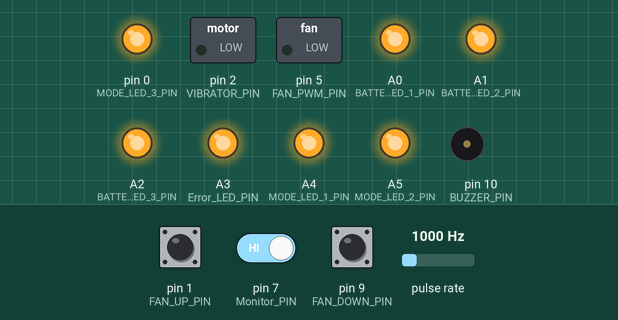
Bench run of a sketch on a simulated Arduino Nano, built with avr-gcc and run on an emulated ATmega328P. Parts: switched loads named in the sketch (green lamp = pin HIGH), output pins drawn as LEDs (lit = HIGH), buzzer (waves = sounding). Wiring (inferred from the names in the program): pulse sensor: data pin 3. The inputs (shaded band) are chosen by the test bench; at power-on: pin 1 (FAN_UP_PIN) HIGH, pin 9 (FAN_DOWN_PIN) HIGH, pin 7 (Monitor_PIN) HIGH, pulse rate 1000 Hz.

Above: at 4.4 s.
4.5 s: pin 1 (FAN_UP_PIN) pulled LOW for 0.15 s
At 4.79 s:
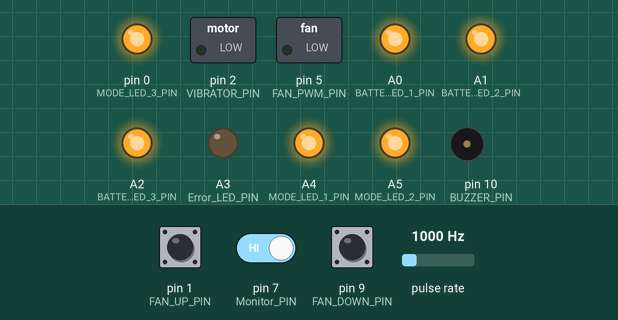
At 5.9 s:
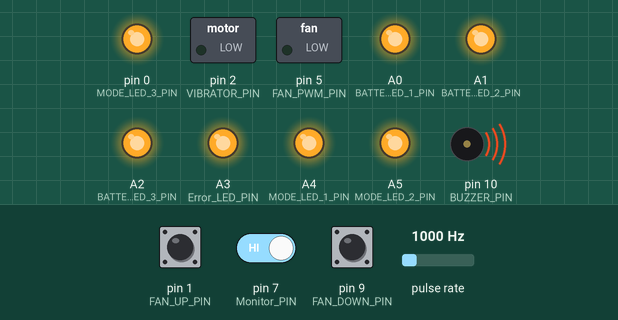
7.5 s: pin 9 (FAN_DOWN_PIN) pulled LOW for 3.2 s
12.2 s: pin 7 (Monitor_PIN) driven LOW
15.2 s: pin 9 (FAN_DOWN_PIN) pulled LOW for 0.15 s
At 16.2 s:
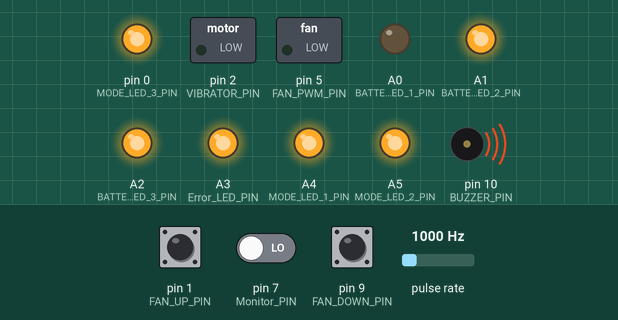
18.2 s: pin 1 (FAN_UP_PIN) pulled LOW for 3.2 s
At 23.0 s:
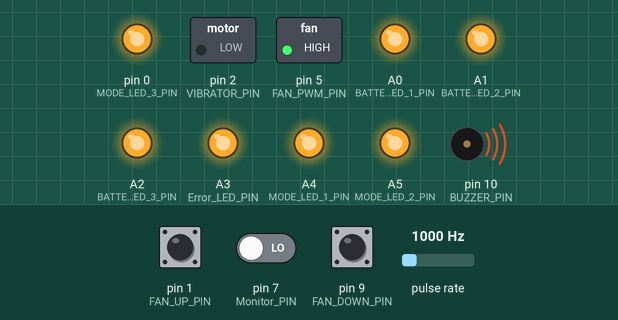
23.4 s: pulse rate (sensor on pin 3) set to 1250 Hz
Timing chart, 0 to 32.7 s (numbered marks = the images above; inputs shaded):
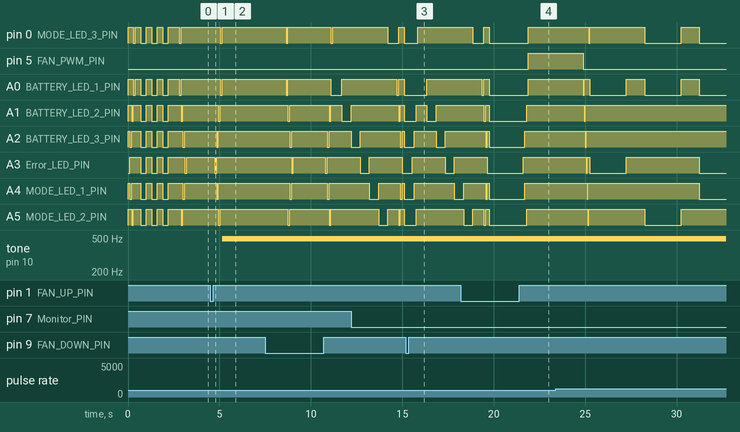

Measured:
- after the input at 4.5 s, pin 0 (MODE_LED_3_PIN), A0 (BATTERY_LED_1_PIN): HIGH → LOW after 0.55 s, → HIGH 0.10 s later
- after the input at 15.2 s, pin 0 (MODE_LED_3_PIN): LOW → HIGH after 0.65 s; A0 (BATTERY_LED_1_PIN): LOW → HIGH after 1.1 s
- after the input at 18.2 s, pin 5 (FAN_PWM_PIN): LOW → HIGH after 3.7 s

The sketch:

FactoryTest.ino
```cpp
/*
*   FactoryTest.ino
*
* This is the main program for the v2 PAPR board Factory Test app.
*
*/

#include "PAPRHwDefs.h"
#include "libraries/ButtonDebounce/src/ButtonDebounce.h"
#include "libraries/FanController/FanController.h"

const int DELAY_100ms = 100;
const int DELAY_200ms = 200;
const int DELAY_300ms = 300;
const int DELAY_500ms = 500;
const int DELAY_1sec = 1000;
const int DELAY_2sec = 2000;
const int DELAY_3sec = 3000;

// ----------------------- Button data -----------------------

// The ButtonDebounce object polls the pin, and calls a callback when the pin value changes. There is one ButtonDebounce object per button.
ButtonDebounce buttonFanUp(FAN_UP_PIN, DELAY_100ms);
ButtonDebounce buttonFanDown(FAN_DOWN_PIN, DELAY_100ms);

// ----------------------- Fan data -----------------------

// How many milliseconds should there be between readings of the fan speed. A smaller value will update
// more often, while a higher value will give more accurate and smooth readings.
const int FAN_SPEED_READING_INTERVAL = 1000;

FanController fanController(FAN_RPM_PIN, FAN_SPEED_READING_INTERVAL, FAN_PWM_PIN);

// The medium duty cycle is arbitrarily set at 50%.
// A duty cycle of 32 results in an RPM of 9560, halfway between min and max RPM.
// However, what we really want (I think) is for the medium duty cycle to produce an AIRFLOW halfway between min and max,
// which could be determined empirically using a fully assembled PAPR unit.
const byte FAN_DUTYCYCLE_MINIMUM = 0;
const byte FAN_DUTYCYCLE_MEDIUM = 50;
const byte FAN_DUTYCYCLE_MAXIMUM = 100;

// The expected fan speeds were empirically determined using a fan with completely unobstructed airflow.
const unsigned int MINIMUM_EXPECTED_FAN_SPEED = 3123;
const unsigned int MEDIUM_EXPECTED_FAN_SPEED = 12033;
const unsigned int MAXIMUM_EXPECTED_FAN_SPEED = 15994;

// ----------------------- LED data -----------------------

// A list of all the LEDs, from left to right as they appear on the board.
byte LEDpins[] = {
    BATTERY_LED_1_PIN,
    BATTERY_LED_2_PIN,
    BATTERY_LED_3_PIN,
    Error_LED_PIN,
    MODE_LED_1_PIN,
    MODE_LED_2_PIN,
    MODE_LED_3_PIN
};
const int numLEDs = sizeof(LEDpins) / sizeof(byte);

/********************************************************************
 * LEDs
 ********************************************************************/

// Turn off all LEDs
void allLEDsOff() {
    for (int i = 0; i < numLEDs; i += 1) {
        digitalWrite(LEDpins[i], LED_OFF);
    }
}

// Turn a single LED on, then off again.
void flashLED(byte pin, unsigned long duration) {
    digitalWrite(pin, LED_ON);
    delay(duration);
    digitalWrite(pin, LED_OFF);
}

// Turn all the LEDs on, then off again.
void flashLEDs(unsigned long duration) {
    // Turn on all LEDs
    for (int i = 0; i < numLEDs; i += 1) {
        digitalWrite(LEDpins[i], LED_ON);
    }

    delay(duration);

    // Turn off all LEDs
    for (int i = 0; i < numLEDs; i += 1) {
        digitalWrite(LEDpins[i], LED_OFF);
    }

    delay(duration);
}

// Flash all the LEDs a few times
void exerciseAllLEDs() {
    delay(DELAY_300ms);
    for (int k = 0; k < 3; k += 1) {
        flashLEDs(DELAY_300ms);
    }
    delay(DELAY_300ms);
}

// Flash all the LEDs, one at a time, starting with firstIndex, ending at lastIndex.
void exerciseEachLED(int firstIndex, int lastIndex, int duration) {
    int increment = firstIndex < lastIndex ? 1 : -1;
    int i = firstIndex;
    do {
        digitalWrite(LEDpins[i], LED_ON);
        delay(duration);
        digitalWrite(LEDpins[i], LED_OFF);
        if (i == lastIndex) break;
        i += increment;
    } while (1);
}

// Give a sign to the user that an exercise has started
void startExercise() {
    for (int i = 3; i >= 0; i -= 1) {
        digitalWrite(LEDpins[i], LED_ON);
        digitalWrite(LEDpins[6 - i], LED_ON);
        delay(DELAY_100ms);
        digitalWrite(LEDpins[i], LED_OFF);
        digitalWrite(LEDpins[6 - i], LED_OFF);
    }
}

// Give a sign to the user that an exercise has ended
void endExercise() {
    for (int i = 0; i <= 3; i += 1) {
        digitalWrite(LEDpins[i], LED_ON);
        digitalWrite(LEDpins[6 - i], LED_ON);
        delay(DELAY_100ms);
        digitalWrite(LEDpins[i], LED_OFF);
        digitalWrite(LEDpins[6 - i], LED_OFF);
    }
}

/********************************************************************
 * Temporary debug code, because we don't yet have a usable serial port or debugger.
 ********************************************************************/

void writeHexDigitToLights(int hexDigit) {
    allLEDsOff();

    // Turn on the leftmost light, to show that we're displaying a number
    digitalWrite(LEDpins[0], LED_ON);

    // Turn on the lights corresponding to the bits of hexDigit
    digitalWrite(LEDpins[3], (hexDigit & 8) ? LED_ON : LED_OFF);
    digitalWrite(LEDpins[4], (hexDigit & 4) ? LED_ON : LED_OFF);
    digitalWrite(LEDpins[5], (hexDigit & 2) ? LED_ON : LED_OFF);
    digitalWrite(LEDpins[6], (hexDigit & 1) ? LED_ON : LED_OFF);

    delay(DELAY_2sec);
    allLEDsOff();
}

// Write a 16-bit number to the LEDs, in hex. It looks like this ...
//    all LEDs quickly flash, left to right
//    high-order hex digit, in binary
//    next hex digit, in binary
//    next hex digit, in binary
//    low-order hex digit, in binary
//    all LEDs quickly flash, right to left
void writeNumberToLights(uint16_t number) {
    exerciseEachLED(0, numLEDs - 1, 50);

    writeHexDigitToLights((number >> 12) & 0xf);
    delay(DELAY_1sec);

    writeHexDigitToLights((number >> 8) & 0xf);
    delay(DELAY_1sec);

    writeHexDigitToLights((number >> 4) & 0xf);
    delay(DELAY_1sec);

    writeHexDigitToLights((number) & 0xf);
    delay(DELAY_1sec);

    exerciseEachLED(numLEDs - 1, 0, 50);
}

/********************************************************************
 * Fan
 ********************************************************************/

void exerciseFan(byte dutyCycle, unsigned int expectedSpeed) {
    // Set the fan speed
    fanController.setDutyCycle(dutyCycle);

    // Wait a few seconds for the fan speed to stabilize
    unsigned long startTime = millis();
    while (millis() - startTime < DELAY_3sec) {
        fanController.getSpeed(); // The fan controller speed function works better if we call it often.
    }

    // Check the fan speed
    unsigned int speed = fanController.getSpeed();
    fanController.setDutyCycle(FAN_DUTYCYCLE_MINIMUM); // we don't need the fan running any more

    // If the speed is too low or too high, show an error indication
    if ((speed < (0.8 * expectedSpeed)) || (speed > (1.2 * expectedSpeed))) {
        writeNumberToLights(speed);
        exerciseAllLEDs();
        exerciseAllLEDs();
    }
}

void exerciseFanMaximum() {
    exerciseFan(FAN_DUTYCYCLE_MAXIMUM, MAXIMUM_EXPECTED_FAN_SPEED);
}

void exerciseFanMedium() {
    exerciseFan(FAN_DUTYCYCLE_MEDIUM, MEDIUM_EXPECTED_FAN_SPEED);
}

void exerciseFanMinimum() {
    exerciseFan(FAN_DUTYCYCLE_MINIMUM, MINIMUM_EXPECTED_FAN_SPEED);
}

/********************************************************************
 * Other Devices
 ********************************************************************/

void exerciseBuzzer() {
    for (int i = 0; i < 5; i += 1) {
        analogWrite(BUZZER_PIN, BUZZER_ON);
        delay(DELAY_500ms);

        analogWrite(BUZZER_PIN, BUZZER_OFF);
        delay(DELAY_200ms);
    }
}

void exerciseBatteryVoltage() {
    // For the next 10 seconds we will display the battery voltage on the LEDs.
    // Empty battery = 1 LEDs. Full battery = 7 LEDs.
    // As you change the input voltage, the LEDs will update accordingly.
    unsigned long startTime = millis();
    while (millis() - startTime < 10000) {
        unsigned int fullness = readBatteryFullness();

        // Calculate how many of the 7 LEDs we should show.
        uint16_t howManyLEDs = ((fullness * 6) / 100) + 1;

        // Display the calculated number of LEDs.
        allLEDsOff();
        for (int i = 0; i < howManyLEDs; i += 1) {
            digitalWrite(LEDpins[i], LED_ON);
        }
    }
}

/********************************************************************
 * Main program that drives the sequence of exercises.
 ********************************************************************/

void (*exercises[])() = {
        exerciseAllLEDs,
        exerciseBuzzer,
        exerciseFanMaximum,
        exerciseFanMedium,
        exerciseFanMinimum,
        exerciseBatteryVoltage
};
const int numberOfExercises = sizeof(exercises) / sizeof(void (*)());

int currentExercise;

// Do the next exercise. If we've done them all, then start over at the first.
void doNextExercise() {
    currentExercise = (currentExercise + 1) % numberOfExercises;

    startExercise();
    (*exercises[currentExercise])();
    endExercise();
}

// Handler for Fan Button Down
// This button runs the fan-button-down exercise.
void onButtonDownChange(const int state) {
    if (state == BUTTON_RELEASED) {
        startExercise();
        exerciseEachLED(0, numLEDs - 1, DELAY_500ms);
        endExercise();
    }
}

// Handler for Fan Button Up
// This button advances to the next exercise.
void onButtonUpChange(const int state) {
    if (state == BUTTON_RELEASED) {
        // advance to the next exercise
        doNextExercise();
    }
}

void onMonitorActive()
{
    // The monitor input becomnes active when the user pushes the POWER OFF button.

    // Turn on all LEDs
    for (int i = 0; i < numLEDs; i += 1) {
        digitalWrite(LEDpins[i], LED_ON);
    }

    // Turn on the buzzer
    analogWrite(BUZZER_PIN, BUZZER_ON);

    // Leave the lights and buzzer on. We will lose power in just a moment.
}

void setup() {
    // Initialize the hardware
    configurePins();
    initializeDevices();

    // Initialize the software
    buttonFanUp.setCallback(onButtonUpChange);
    buttonFanDown.setCallback(onButtonDownChange);
    fanController.begin();

    // Set fan to default speed
    fanController.setDutyCycle(FAN_DUTYCYCLE_MINIMUM);

    // Do our startup exercise
    currentExercise = -1;
    doNextExercise();
}

void loop() {
    // Run various polling functions and dispatch any events that have occured.
    // All the functionality of the app takes place in event handlers.
    buttonFanUp.update();
    buttonFanDown.update();
    fanController.getSpeed(); // The fan controller speed function works better if we call it often.

    if (digitalRead(Monitor_PIN) == LOW) {
        onMonitorActive();
    }
}
```

PAPRHwDefs.h
```cpp
/*
*   PAPRHwDefs.h
*
* This header file defines all the input/output pins on the v2 PAPR board,
* and provides code to configure the pins, initialize the hardware to a default state,
* and interpret raw input values.
*/
#pragma once

//================================================================
// OUTPUT PINS
#define FAN_PWM_PIN                 5   /* PD5 */  /* Analog: 0-255 duty cycle */
#define BATTERY_LED_1_PIN           A0  /* PC0 */  /* Digital: LOW = on, HIGH = off */
#define BATTERY_LED_2_PIN           A1  /* PC1 */  /* Digital: LOW = on, HIGH = off */
#define BATTERY_LED_3_PIN           A2  /* PC2 */  /* Digital: LOW = on, HIGH = off */
#define Error_LED_PIN               A3  /* PC3 */  /* Digital: LOW = on, HIGH = off */
#define MODE_LED_1_PIN              A4  /* PC4 */  /* Digital: LOW = on, HIGH = off */
#define MODE_LED_2_PIN              A5  /* PC5 */  /* Digital: LOW = on, HIGH = off */
#define MODE_LED_3_PIN              0   /* PD0 */  /* Digital: LOW = on, HIGH = off */
#define BUZZER_PIN                  10  /* PB2 */  /* Analog: 0-255 duty cycle */
#define VIBRATOR_PIN                2   /* PD2 */  /* Digital: LOW = off, HIGH = on */

const int LED_ON = LOW;
const int LED_OFF = HIGH;

const int VIBRATOR_ON = HIGH;
const int VIBRATOR_OFF = LOW;

const int BUZZER_ON = 64; // I tried different numbers and this one sounded the best :)
const int BUZZER_OFF = 0;

//================================================================
// INPUT PINS
#define BATTERY_VOLTAGE_PIN         A7  /* PC7 */  /* Analog: values range from roughly 0x100 (6 volts) to 0x300 (24 volts) */
#define Monitor_PIN                 7   /* PD7 */  /* Digital: LOW = power down button pushed */
#define FAN_RPM_PIN                 3   /* PD3 */  /* Digital: square wave, frequency proportional to RPM */
#define FAN_UP_PIN                  1   /* PD1 */  /* Digital: LOW = pushed, HIGH = released */
#define FAN_DOWN_PIN                9   /* PB1 */  /* Digital: LOW = pushed, HIGH = released */

const int BUTTON_PUSHED = LOW;
const int BUTTON_RELEASED = HIGH;

//================================================================
inline void configurePins() {
    // Output pins are defined by a 1 bit
    DDRB = DDRB | B00000100; // Outputs are PB2
    DDRC = DDRC | B00111111; // Outputs are PC0, PC1, PC2, PC3, PC4, PC5
    DDRD = DDRD | B00100101; // Outputs are PD0, PD2, PD5

    // Input pins are defined by a 0 bit
    DDRB = DDRB & B11111101; // Inputs are PB1
    DDRC = DDRC & B01111111; // Inputs are PC7
    DDRD = DDRD & B01110101; // Inputs are PD1, PD3, PD7

    // PD7 needs a pullup resistor
    PORTD = B10000000;

    // If we were launched in Debug mode from Visual Micro, then the UART is probably enabled.
    // Turn off the USART, because it wants to use pins 0 and 1 (a.k.a. PORTD0 and PORTD1) which we are using for other things.
    //bitClear(UCSR0B, RXEN0);
    //bitClear(UCSR0B, TXEN0);
    //bitClear(UCSR0B, RXCIE0);
    //bitClear(UCSR0B, UDRIE0);
}

inline void initializeDevices() {
    // Fan to lowest speed
    analogWrite(FAN_PWM_PIN, 0);

    // All LEDs off
    PORTC = 0x3f;
    PORTD = 0x01;

    // Buzzer off
    analogWrite(BUZZER_PIN, BUZZER_OFF);
}

// Return battery fullness as a number between 0 (empty = 12 volts) and 100 (full = 24 volts).
inline unsigned int readBatteryFullness() {
    // Here are the battery readings we expect for minimum and maximum battery voltages. These numbers were determined empirically.
    const int readingAt12Volts = 386;
    const int readingAt24Volts = 784;

    // TODO: get rid of the hard-coded constants, and use a better way to derive the battery readings.
    // There is code at https://github.com/airtoall/papr-firmware/blob/752f2db06e0bd756dd24af65175921b3bed734dd/ControllerFirmware/ControllerFirmware.ino#L196,
    // but I'm not sure what it means.

    // Read the current battery voltage and limit the value to the expected range.
    uint16_t reading = analogRead(BATTERY_VOLTAGE_PIN);
    if (reading < readingAt12Volts) reading = readingAt12Volts;
    if (reading > readingAt24Volts) reading = readingAt24Volts;

    // Calculate how full the battery is. This will be a number between 0 and 1.
    // We use floating point because it's easier than trying to do this in fixed point, and the program memory impact appears to be small.
    float fullness = float(reading - readingAt12Volts) / float(readingAt24Volts - readingAt12Volts);
    return (unsigned int)(fullness * 100);
}
```
